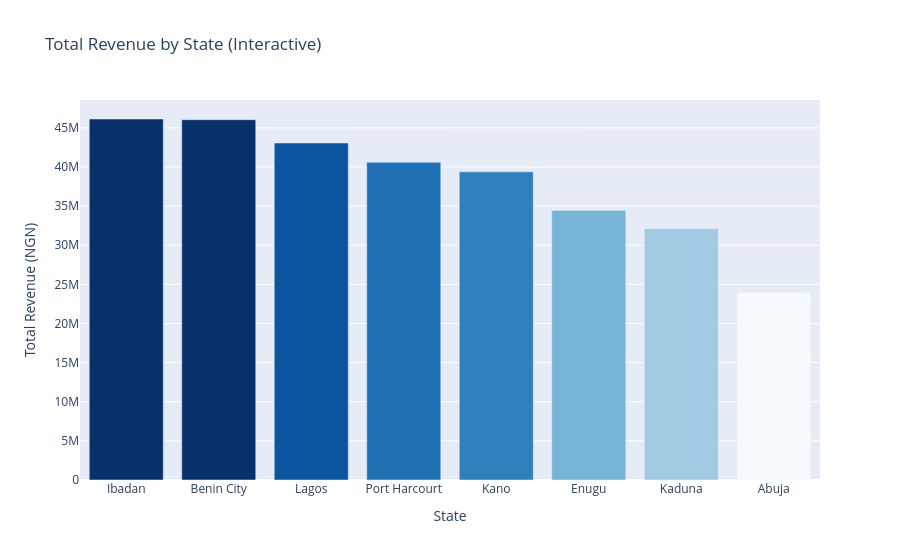

Source (notebook cell):
### Code cell
# ── INTERACTIVE BAR: Top States by Revenue ───────────────────────────────────

state_rev2 = df.groupby('State')['Revenue_NGN'].sum().sort_values(ascending=False).reset_index()

fig = px.bar(state_rev2, x='State', y='Revenue_NGN',
             color='Revenue_NGN', color_continuous_scale='Blues',
             title='Total Revenue by State (Interactive)',
             labels={'Revenue_NGN':'Total Revenue (NGN)'})
fig.update_layout(coloraxis_showscale=False)
fig.show()

### Figure 1 — Plotly figure (JSON) as saved in the notebook; plotly's stock layout.template omitted (floating-point values rounded to 4 significant figures)
{"data": [{"hovertemplate": "State=%{x}<br>Total Revenue (NGN)=%{marker.color}<extra></extra>", "legendgroup": "", "marker": {"color": [46130000.0, 46050000.0, 43060000.0, 40590000.0, 39380000.0, 34450000.0, 32110000.0, 23920000.0], "coloraxis": "coloraxis", "pattern": {"shape": ""}}, "name": "", "orientation": "v", "showlegend": false, "textposition": "auto", "type": "bar", "x": ["Ibadan", "Benin City", "Lagos", "Port Harcourt", "Kano", "Enugu", "Kaduna", "Abuja"], "xaxis": "x", "y": [46130000.0, 46050000.0, 43060000.0, 40590000.0, 39380000.0, 34450000.0, 32110000.0, 23920000.0], "yaxis": "y"}], "layout": {"barmode": "relative", "coloraxis": {"colorbar": {"title": {"text": "Total Revenue (NGN)"}}, "colorscale": [[0, "rgb(247,251,255)"], [0.125, "rgb(222,235,247)"], [0.25, "rgb(198,219,239)"], [0.375, "rgb(158,202,225)"], [0.5, "rgb(107,174,214)"], [0.625, "rgb(66,146,198)"], [0.75, "rgb(33,113,181)"], [0.875, "rgb(8,81,156)"], [1, "rgb(8,48,107)"]], "showscale": false}, "legend": {"tracegroupgap": 0}, "title": {"text": "Total Revenue by State (Interactive)"}, "xaxis": {"anchor": "y", "domain": [0, 1], "title": {"text": "State"}}, "yaxis": {"anchor": "x", "domain": [0, 1], "title": {"text": "Total Revenue (NGN)"}}}}
